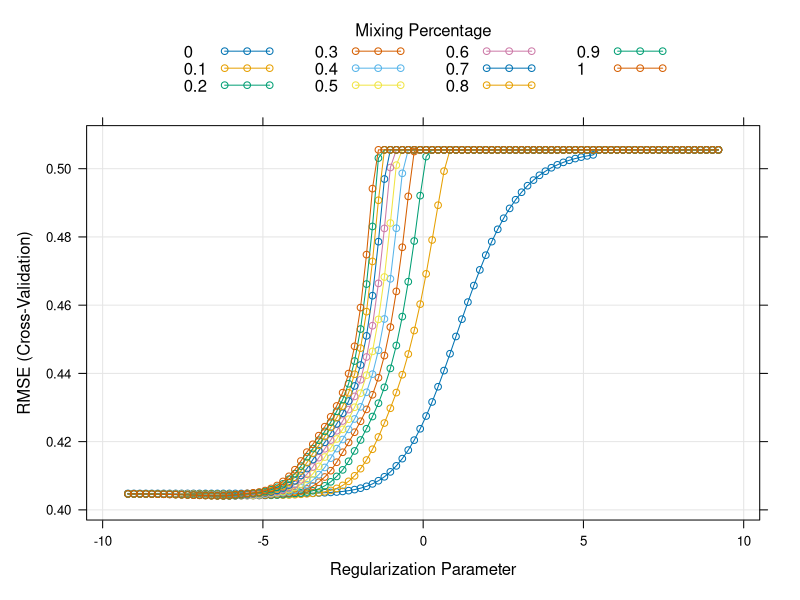
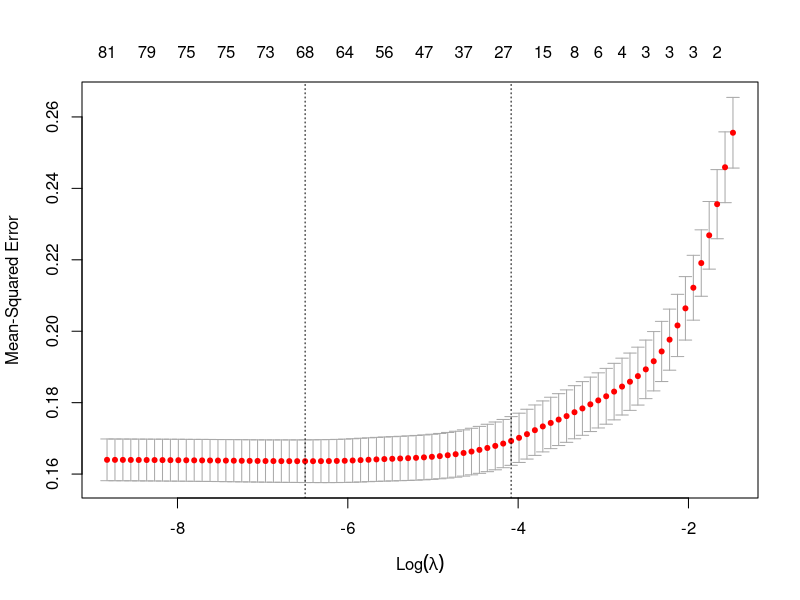

Recreate these plots in R, in order. (Note: this script raises an error after producing the figures.)
library(tidyverse)
library(skimr)
library(caret)     
library(glmnet) 
library(gridExtra)

## Based on Lab 11

set.seed(80107)

cleaned_data = read.csv("cleaned_data.csv")

#remove student_id
cleaned_data <- cleaned_data[,-1]

dim(cleaned_data)

# skim(cleaned_data)

# Create a data partition such that 80% of the data is used for training and 
# 20% for testing

trainIndex <- createDataPartition(cleaned_data$bully,
                                  p = .8, # the share of data in the training set
                                  list = FALSE # puts our output in matrix form
)

cleaned_data <- cleaned_data %>% 
  mutate(temp_id = 1:nrow(cleaned_data))

# Use those indices to split the data into training and test sets
train <- cleaned_data %>% 
  filter(temp_id %in% trainIndex) %>% 
  select(-temp_id)

# Assign everything else to the test dataset 
test <- cleaned_data %>% 
  filter(!(temp_id %in% trainIndex)) %>% 
  select(-temp_id)

# Check how many rows are in each set
nrow(train)
nrow(test)

# Convert predictors into a model matrix for glmnet
# model.matrix() automatically creates dummy variables for categorical predictors
# math ~ . means: predict math using all other variables in the dataset
# [,-1] removes the intercept column because glmnet handles the intercept internally
x_train_unscaled <- model.matrix(bully ~ ., train)[, -1]
y_train <- train$bully

x_test_unscaled <- model.matrix(bully ~ ., test)[, -1]
y_test <- test$bully

# Standardize the predictors in the training set
x_train <- scale(x_train_unscaled)

# Standardize the test set using the SAME means and standard deviations from 
# the training set
x_test <- scale(
  x_test_unscaled,
  center = attr(x_train, "scaled:center"),
  scale = attr(x_train, "scaled:scale")
)

###### now we'll test ridge, lasso, and elastic net all in one

train_control <- trainControl(
  method = "cv",
  number = 10,
  verboseIter = FALSE 
)

# Define a set of alpha values to try. We'll include 0 and 1 to test ridge and
# lasso along with the other values for elastic net

alpha_grid <- seq(0, 1, by = 0.1) 
lambda_grid <- 10 ^ seq(4, -4, length = 100)

set.seed(80107)

rle_model <- train(
  x = x_train,
  y = y_train,
  method = "glmnet",
  trControl = train_control,
  tuneGrid = expand.grid(alpha = alpha_grid, lambda = lambda_grid),
  metric = "RMSE"
)


# Plot RMSE across tuning values
plot(rle_model, xTrans = log)

# View the best alpha
best_alpha <- rle_model$bestTune$alpha
best_alpha

# View what caret says is the best lambda (lowest RMSE)
best_lambda_caret <- rle_model$bestTune$lambda
best_lambda_caret

# ChatGPT helped me understand that caret and glmnet packages have different
# ways of finding the best lambda. Let's look at the glmnet version
cv.out <- cv.glmnet(x_train, y_train, alpha=best_alpha)
plot(cv.out)

cv.out

#what is the Rsquared for rle_model with best_alpha
rle_model$results %>% 
  filter(alpha == best_alpha) %>% 
  arrange(RMSE) %>% 
  head(1)

# lambda min has ~69 nonzero coefs and lambda 1se has ~25 nonzero coefs
# lambda min of 0.01 matches caret, but lambda 1se of 0.08 is different

# let's store this best lambda (1se) as well
best_lambda_glmnet <- cv.out$lambda.1se
best_lambda_glmnet
log(best_lambda_glmnet)

# Extract coefficients at the best lambda for both methods
coefs_caret <- coef(rle_model$finalModel, 
                    alpha = best_alpha, s = best_lambda_caret)

coefs_glmnet <- coef(rle_model$finalModel, 
                    alpha = best_alpha, s = best_lambda_glmnet)

coefs_caret <- coefs_caret[which(coefs_caret != 0),]

coefs_glmnet <- coefs_glmnet[which(coefs_glmnet != 0),]

coefs_cdf <- data.frame(
  Variable = rownames(as.matrix(coefs_caret)),
  Coefficient = as.numeric(coefs_caret)
)

coefs_gdf <- data.frame(
  Variable = rownames(as.matrix(coefs_glmnet)),
  Coefficient = as.numeric(coefs_glmnet)
)


# Inspect largest coefficients
coefs_cdf %>%
  arrange(desc(abs(Coefficient))) %>% 
  head(10)

coefs_gdf %>%
  arrange(desc(abs(Coefficient))) %>% 
  head(10)

# Now lets run our best model on the testing data
# First let's try the caret version (best lambda minimizes RMSE)
rle.pred.caret = predict(rle_model, newdata=x_test)

# How variable are our predictions?
summary( rle.pred.caret )
sd( rle.pred.caret )

# The RMSE
sqrt( mean((rle.pred-y_test)^2) )

# Now let's repeat with the glmnet version using lambda 1se
rle.pred.glmnet = predict(rle_model$finalModel, 
                          s = best_lambda_glmnet, newx=x_test)


# How variable are our predictions?
summary( rle.pred.glmnet )
sd( rle.pred.glmnet )

# The RMSE
sqrt( mean((rle.pred.glmnet-y_test)^2) )

# both of these RMSEs are quite low

# Let's look at a plot

#put both sets of predictions into the test df
test_plot <- test %>% 
  mutate(y_pred_caret = rle.pred.caret, y_pred_glmnet = rle.pred.glmnet)

test_plot <- test_plot %>% 
  pivot_longer(cols = c(y_pred_glmnet,y_pred_caret, bully), names_to = "model", 
               values_to = "y")

test_plot %>% 
  ggplot(aes(age,y, col = model))+
  geom_point()+
  geom_jitter()

test_plot %>% 
  ggplot(aes(model,y)) +
  geom_boxplot()


#########################################################################

#now let's take our top 3 predictors and try loess, why not
#based on the college_and_ses_with_loess script from class

dat = train
head( dat )

qplot( dat$e_safety_score )

dat = dat %>% 
  mutate(bully_high = ifelse(bully >= 2.5,1,0))

test = test %>% 
  mutate(bully_high = ifelse(bully >=2.5,1,0))


##
## Looking at probability of =>2.5 bully score given e_safety_score
##

table( dat$bully_high )


ggplot( dat, aes( e_safety_score, bully_high ) ) +
  geom_point()
#wow this does not look promising

summary( dat$e_safety_score )
q = quantile( dat$e_safety_score, c( 0.10, 0.90 ) )
q


ll = loess( bully_high ~ e_safety_score, data=dat )
ll


# We can predict using our model, using it like a function.  
# Here, for e_safety_score = 2, we have this:
predict( ll, 2 )


preds = tibble( e_safety_score = seq( 1, 4, length.out=100 ),
                fitted = predict( ll, e_safety_score ) )
preds


ggplot( preds, aes( e_safety_score, fitted ) ) +
  geom_line()


# using binning
dat <- dat %>% mutate( cut = cut( e_safety_score, 10 ) ) %>%
  group_by( cut ) %>%
  mutate( binned = mean( bully_high ) )

ggplot( dat, aes( e_safety_score, binned ) ) +
  geom_line() +
  geom_line( data=preds, aes(e_safety_score,fitted), col="red" )



####  Look at loess lines for different subsets of folks  #####
# identify where most of the data is

ggplot( data=dat, aes( e_safety_score, bully_high ) ) +
  geom_point() +
  geom_smooth( data=filter( dat, gender=="Female" ), col="purple", se=FALSE ) +
  geom_smooth( data=filter( dat, gender=="Male" ), col="darkgreen", se=FALSE ) +
  geom_smooth( data=filter( dat, gender=="Another way:" ), col="orange", se=FALSE )+
  geom_vline( xintercept = q, lwd=1, lty=2 )


##### Loess with multiple variables   ####

ggplot( dat, aes( discrimination, school_rules ) ) +
  geom_point( alpha=0.2 )

# use loess with multiple variables to predict bully_high based on e_safety_score,
# discrimination, and school_rules

llp = loess( bully_high ~ e_safety_score + 
               discrimination + school_rules, data=dat )

dat$pcol = predict( llp, newdata=dat )

qplot( e_safety_score, pcol, data = dat ) +
  geom_smooth()
qplot( discrimination, pcol, data = dat ) +
  geom_smooth()
qplot( school_rules, pcol, data = dat ) +
  geom_smooth()

rmse(llp, data = dat)

# let's run it on the test data now

test$pcol = predict( llp, newdata=test )

qplot( e_safety_score, pcol, data = test ) +
  geom_smooth()
qplot( discrimination, pcol, data = test ) +
  geom_smooth()
qplot( school_rules, pcol, data = test ) +
  geom_smooth()

rmse(llp, data = test)

test %>% 
  ggplot(aes(pcol))+
  geom_histogram()
